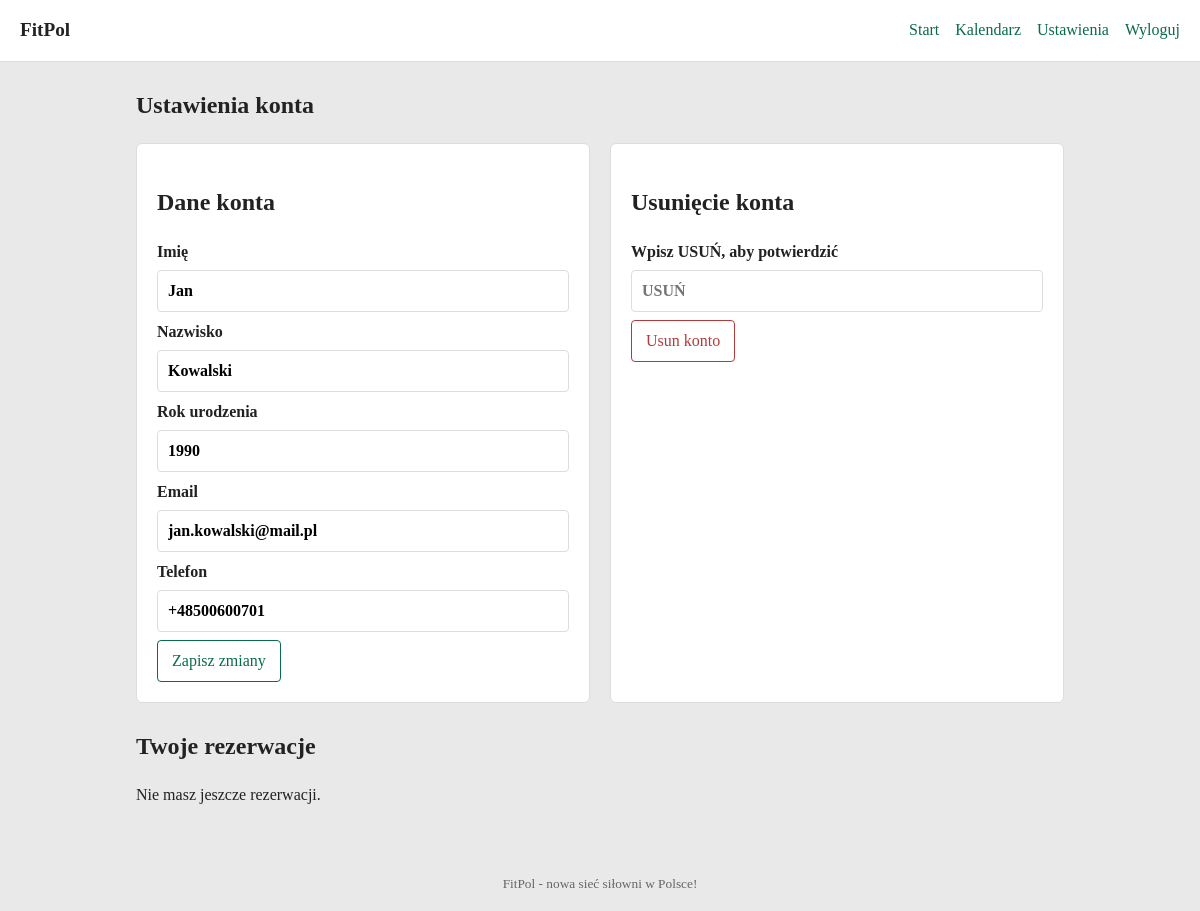
The page /ustawienia.php (signed in) on the database its author committed.
### tables this page shows
CREATE TABLE s_uzytkownicy (
    Id INT UNSIGNED NOT NULL AUTO_INCREMENT PRIMARY KEY,
    Imie VARCHAR(128) NOT NULL,
    Nazwisko VARCHAR(128) NOT NULL,
    Rok_urodzenia SMALLINT UNSIGNED NOT NULL,
    Email VARCHAR(128) NOT NULL,
    Telefon VARCHAR(32),
    Haslo_hash VARCHAR(255) NOT NULL,
    Data_rejestracji DATETIME NOT NULL DEFAULT CURRENT_TIMESTAMP,

    UNIQUE KEY UQ_Uzytkownicy_Email (Email)
);

### komponenty/baza_danych.php (called while the page is built, shortened)
<?php
    function html_convert($value) {
        return htmlspecialchars(($value ?? ''), ENT_QUOTES, 'UTF-8');
    }
    function current_user_id() {
        return isset($_SESSION['user_id']) ? $_SESSION['user_id'] : null;
    }
?>

### ustawienia.php (the view, shortened to what this page needs)
<?php
    require './komponenty/baza_danych.php';
    $conn       = db_connect();
    $user_id    = current_user_id();
    $stmt = mysqli_prepare($conn, 'SELECT Imie, Nazwisko, Rok_urodzenia, Email, Telefon FROM s_uzytkownicy WHERE Id = ?;');
    mysqli_stmt_bind_param($stmt, 'i', $user_id);
    mysqli_stmt_execute($stmt);
    $result = mysqli_stmt_get_result($stmt);
    $user = $result ? mysqli_fetch_array($result) : null;
    $reservations = [];
    include __DIR__ . '/komponenty/naglowek.php';
?>
<section>
    <h1>Ustawienia konta</h1>
    <div class="grid-two">
        <div class="card">
            <h2>Dane konta</h2>
            <form method="post" action="ustawienia.php">
                <label>Imię
                    <input type="text" name="imie" value="<?= html_convert($user['Imie'] ?? ''); ?>" required></label>
                <label>Nazwisko
                    <input type="text" name="nazwisko" value="<?= html_convert($user['Nazwisko'] ?? ''); ?>" required></label>
                <label>Rok urodzenia
                    <input type="number" name="rok_urodzenia" min="1900" max="<?= html_convert(date('Y')); ?>"
                    value="<?= html_convert($user['Rok_urodzenia'] ?? ''); ?>" required></label>
                <label>Email
                    <input type="email" name="email" value="<?= html_convert($user['Email'] ?? ''); ?>" required></label>
                <label>Telefon
                    <input type="text" name="telefon" value="<?= html_convert($user['Telefon'] ?? ''); ?>"></label>
                <button class="btn" type="submit">Zapisz zmiany</button>
            </form>
        </div>
        <div class="card danger">
            <h2>Usunięcie konta</h2>
            <form method="post" action="ustawienia.php">
                <label>
                    Wpisz USUŃ, aby potwierdzić
                    <input type="text" name="potwierdzenie" placeholder="USUŃ" required>
                </label>
                <button class="btn danger" type="submit">Usun konto</button>
            </form>
        </div>
    </div>
</section>
<section>
    <h2>Twoje rezerwacje</h2>
    <?php if (empty($reservations)): ?>
        <p>Nie masz jeszcze rezerwacji.</p>
    <?php endif; ?>
</section>
<?php require './komponenty/stopka.php'; ?>

### styl.css (style rules this page uses)
* { box-sizing: border-box; }
body { margin: 0; font-family: "Georgia", "Times New Roman", serif; background: var(--bg); color: var(--text); line-height: 1.5; }
section { margin: 25px 0; }
input, button { font: inherit; }
label { display: block; font-weight: 600; margin-bottom: 8px; }
.danger { border-color: #e2b5b5; }
.btn.danger { border-color: var(--danger); color: var(--danger); }
input[type="text"], input[type="email"], input[type="password"], input[type="number"], input[type="date"] { width: 100%; padding: 8px 10px; border: 1px solid var(--border); border-radius: 4px; margin-top: 6px; }
.btn { display: inline-block; padding: 8px 14px; border: 1px solid var(--accent); color: var(--accent); background: transparent; border-radius: 4px; cursor: pointer; }
.card { background: var(--card); border: 1px solid var(--border); padding: 20px; border-radius: 6px; }
.grid-two { display: grid; gap: 20px; grid-template-columns: repeat(auto-fit, minmax(260px, 1fr)); }

### rows shown on the page
s_uzytkownicy: imie "Jan", nazwisko "Kowalski", rok_urodzenia "1990", email "jan.kowalski@mail.pl", telefon "+48500600701"
